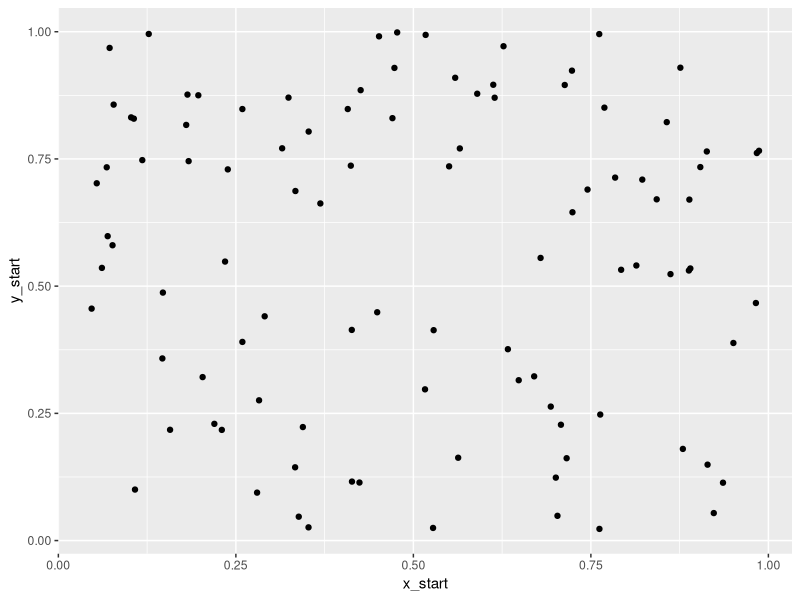
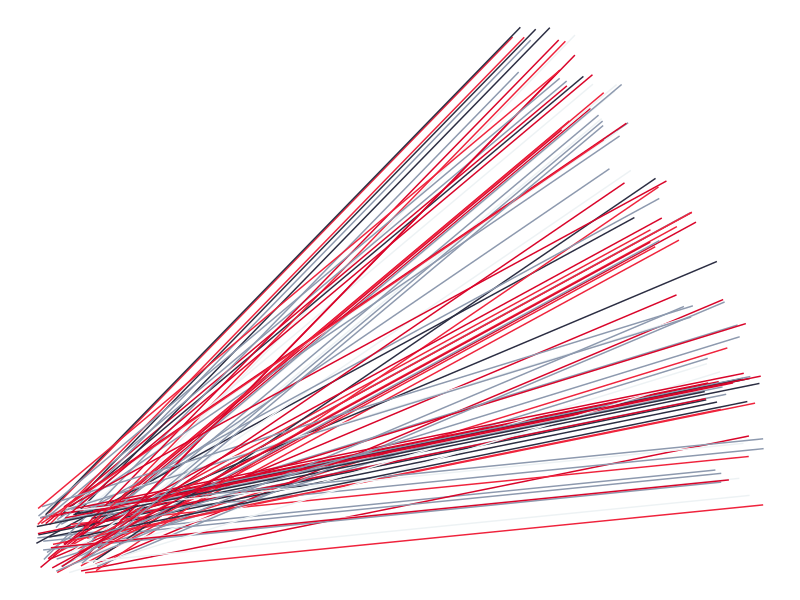

Write the R code that produced these figures, in order.
if (!require("ggplot2")) {
  cat("[INFO]: ggplot2 not found! Installing ggplot2...\n")
  install.packages("ggplot2", repos = "https://vps.fmvz.usp.br/CRAN/")
}

if (!require("tibble")) {
  cat("[INFO]: tibble not found! Installing tibble...\n")
  install.packages("tibble", repos = "https://vps.fmvz.usp.br/CRAN/")
}

if (!require("dplyr")) {
  cat("[INFO]: dplyr not found! Installing dplyr...\n")
  install.packages("dplyr", repos = "https://vps.fmvz.usp.br/CRAN/")
}

if (!require("ragg")) {
  cat("[INFO]: ragg not found! Installing ragg\n")
  install.packages("ragg", repos = "https://vps.fmvz.usp.br/CRAN/")
}

library(ggplot2)
library(tibble)
library(dplyr)
library(ragg)

calc_x <- function(distance, angle, direction = 1L){
  distance * cos(angle) * direction
}

calc_y <- function(distance, angle, direction = 1L){
  distance * sin(angle) * direction
}

cover_main_color <- "#164E80"

colors <- c(
  "#d90429", "#ef233c",
  "#edf2f4", "#8d99ae",
  "#2b2d42"
)


set.seed(10)
range <- seq.default(0.1, 0.8, by = 0.1)
angles <- sample(range, size = 100, replace = TRUE)
df <- tibble(
    id = 1:100,
    x_start = runif(100),
    y_start = runif(100),
    distance = 10L,
    angle = angles,
    color = sample(colors, size = 100, replace = TRUE),
    direction = 1L#sample(c(1L, -1L), size = 100, replace = TRUE)
  ) %>% 
  mutate(
    x_end = calc_x(distance, angle, direction) + x_start,
    y_end = calc_y(distance, angle, direction) + y_start
  )


ggplot(df) +
  geom_point(
    aes(x = x_start, y = y_start)
  )


pl <- ggplot(df) +
  geom_segment(
    aes(x = x_start, y = y_start, xend = x_end, yend = y_end, group = id, color = color)
  ) +
  theme_void() +
  scale_color_identity()


agg_png(
  "Cover/Images/lines.png", res = 800, 
  width = 4500, height = 4500, background = NULL
)
print(pl)
dev.off()
